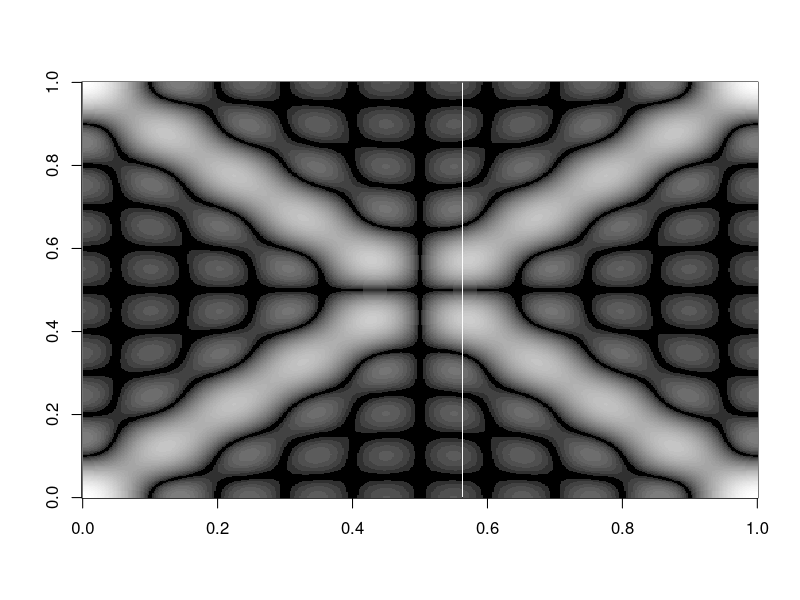

Recreate this plot in R.
# Chiladni 63 - similar to Chiladni's original figure 63

# Generates an image similar to a "Chladni Figure." Chladni Figures are nodal patterns
# that occur on vibrating surfaces.

# The surface is modeled as a matrix, each point representing the 
# displacement of the surface while vibrating.
# The vibration is modled as the sum of a set of terms, each of which
# is a product of cos waves - one along the x direction, one along the y direction.
# The cos wave terms have different frequencies - starting with the 
# 'fundamental' frequency (wavelength is 1/2 the length of the surface),
# and followed by various 'harmonics'. 

t <- 0:500
f <- 2*pi/500
i <- 0
Chladni  <- rep(1, 501) # first row is one, as cos(0) = 1

# Now add 500 more rows, first factor in each term varies as we go across a row (from t)
# second factor of each term varies as we go down a column (from i)
for ( i in 1:500) { 
  Chladni  <- rbind(Chladni , 
                    + cos(1/2*f*t)*cos(1/2*f*i) 
                    + cos(3/2*f*t)*cos(3/2*f*i)
                    + cos(5/2*f*t)*cos(5/2*f*i)
                    + cos(7/2*f*t)*cos(7/2*f*i)
                    + cos(9/2*f*t)*cos(9/2*f*i)
                    
  )
}
# Reset the graph layout in case it was previously set elsewhere.
par(mfrow=c(1,1))

# We want the matrix to record just the displacement of each
# point, not whether it happens to be up or down - in a standing
# wave the non nodal areas oscillate between positive and negative.
# So just take the absolute value of each point.
Chladni <- abs(Chladni)

# use the image or contour functions to display the results
image(Chladni, col=grey.colors(40, start=0, end=1))
#contour(Chladni)
